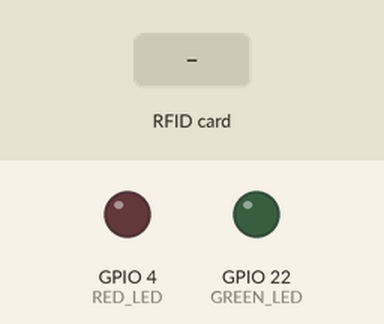
Recording of a sketch running on a simulated ESP32. Parts: output pins drawn as LEDs (lit = HIGH). The inputs (shaded band) are chosen by the test bench. WiFi joins after 1.5 s; servers stay silent unless stated; what the sketch prints to the serial monitor is not drawn.

Above: at 0.0 s.
At 2.7 s:
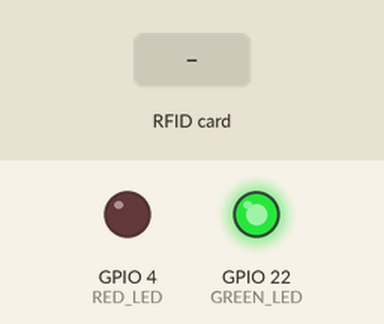
2.8 s: RFID card 5E 7A 19 C4 held to the reader
At 7.5 s:
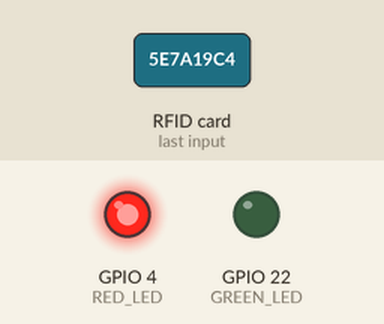
Timing chart, 0 to 11.5 s (numbered marks = the images above; inputs shaded):
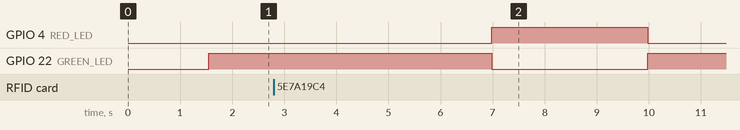

The sketch:

rdif.cpp.ino
```cpp
#include <Arduino.h>
#include <WiFi.h>
#include <HTTPClient.h>
#include <ArduinoJson.h>
#include <SPI.h>
#include <MFRC522.h>

// -------- WIFI --------
const char* ssid = "YOUR_WIFI";
const char* password = "YOUR_PASSWORD";

// -------- SLOT CONFIG --------
int slotID = 1;   // 🔴 CHANGE THIS FOR EACH ESP (1 → 50)

// -------- RFID --------
#define SS_PIN 5
#define RST_PIN 27
MFRC522 mfrc522(SS_PIN, RST_PIN);

// -------- LED --------
#define GREEN_LED 22
#define RED_LED 4

// -------- STATES --------
bool isBooked = false;
bool carPresent = false;

// -------- LED CONTROL --------
void updateLED() {
    if (isBooked || carPresent) {
        digitalWrite(GREEN_LED, LOW);
        digitalWrite(RED_LED, HIGH);
    } else {
        digitalWrite(GREEN_LED, HIGH);
        digitalWrite(RED_LED, LOW);
    }
}

// -------- FETCH JSON --------
void fetchBookingStatus() {
    if (WiFi.status() == WL_CONNECTED) {
        HTTPClient http;

        String url = "http://172.16.33.188:3000/slot/" + String(slotID);
        http.begin(url);

        int httpResponseCode = http.GET();

        if (httpResponseCode > 0) {
            String payload = http.getString();

            StaticJsonDocument<200> doc;
            deserializeJson(doc, payload);

            isBooked = doc["booked"];
            updateLED();
        }

        http.end();
    }
}

// -------- SETUP --------
void setup() {
    Serial.begin(115200);

    pinMode(GREEN_LED, OUTPUT);
    pinMode(RED_LED, OUTPUT);

    SPI.begin();
    mfrc522.PCD_Init();

    // WiFi connect
    WiFi.begin(ssid, password);
    Serial.print("Connecting...");
    while (WiFi.status() != WL_CONNECTED) {
        delay(500);
        Serial.print(".");
    }

    Serial.println("\nConnected!");
    Serial.println(WiFi.localIP());

    updateLED();
}

// -------- LOOP --------
void loop() {

    // Fetch backend data
    fetchBookingStatus();

    // RFID detection
    if (mfrc522.PICC_IsNewCardPresent() && mfrc522.PICC_ReadCardSerial()) {

        Serial.println("RFID detected");

        carPresent = true;
        updateLED();

        delay(3000);

        carPresent = false;
        updateLED();
    }

    delay(5000);
}
```

Measured:
- after the input at 2.8 s, GPIO 4 (RED_LED): LOW → HIGH after 4.2 s, → LOW 3.0 s later; GPIO 22 (GREEN_LED): HIGH → LOW after 4.2 s, → HIGH 3.0 s later
